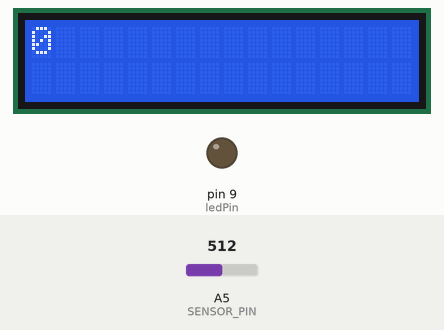
Bench run of a sketch on a simulated Arduino Uno, built for the host (arithmetic inside an expression is 32-bit, double 64-bit). Shown: 16×2 character LCD, output pins drawn as LEDs (lit = HIGH). Inputs (shaded band) come from the test bench; at power-on: A5 (SENSOR_PIN) = 512. What the sketch prints to the serial monitor is not drawn.

Above: at 0.8 s.
0.9 s: A5 (SENSOR_PIN) set to 0
2.4 s: A5 (SENSOR_PIN) set to 122
At 2.8 s:
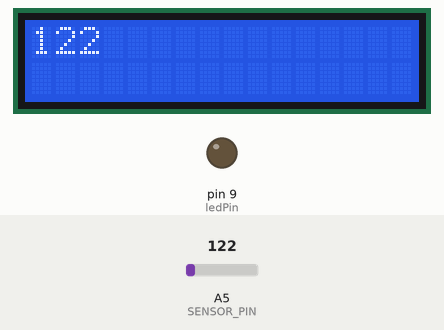
Timing chart, 0 to 3.6 s (numbered marks = the images above; inputs shaded):
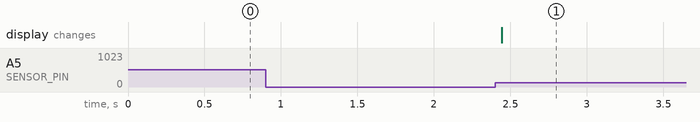

Measured:
- after the input at 2.4 s, the display: changes at once (image 1)

The sketch:

receiver_1600_display.ino
```cpp
#include <LiquidCrystal.h>

#define SENSOR_PIN A5

LiquidCrystal lcd(12, 11, 5, 4, 3, 2);

int ledPin = 9;
int sensor_read = 0;
int acc = 0;

const uint16_t t1_load = 0;
const uint16_t t1_comp = 1250;
//const uint16_t t1_comp = 5000;

void reset_timer1(){
  //Reset Timer1 Control Reg A
  TCCR1A = 0;
  TCCR1B = 0;
}

void setup_timer1(){

  // Set CTC mode (resets load after reaching comp goal)
  TCCR1B &= ~(1 << WGM13);
  TCCR1B |= (1 << WGM12);

  // Set to prescaler of 8
  TCCR1B &= ~(1 << CS12);
  TCCR1B |= (1 << CS11);
  TCCR1B &= ~(1 << CS10);

  // Reset Timer1 and set compare value
  TCNT1 = t1_load;
  OCR1A = t1_comp;

  // Enable Timer1 compare interrupt
  TIMSK1 = (1 << OCIE1A);
}

void setup() {
  // Enable global interrupts
  sei();
  reset_timer1();
  setup_timer1();
  lcd.begin(16, 2);
  pinMode(ledPin, OUTPUT);
  Serial.begin(500000);
}

void loop() {
  lcd.clear();
  lcd.setCursor(0,0);
  lcd.print(sensor_read);
  delay(100);
}

char* mystrcat( char* dest, char* src )
{
     while (*dest) dest++;
     while (*dest++ = *src++);
     return --dest;
}

#define INT2POINTER(a) ((char*)(intptr_t)(a))

ISR(TIMER1_COMPA_vect) {
  long int init = micros();
  //digitalWrite(ledPin, 1);
  char bigString[100];     /* I never know how much to allocate... */
  char *p = bigString;
  bigString[0] = '\0';
  sensor_read = analogRead(SENSOR_PIN);
  char sensor_str[5];
  sprintf(sensor_str, "%d", sensor_read);
  char *separator = ",";
  if (sensor_read) {
    p = mystrcat(p, sensor_str);
    p = mystrcat(p, separator);
    p = mystrcat(p, sensor_str);
    p = mystrcat(p, separator);
    p = mystrcat(p, sensor_str);
    p = mystrcat(p, separator);
    p = mystrcat(p, sensor_str);
    p = mystrcat(p, separator);
    char delay_str[100];
    sprintf(delay_str, "%ld", (micros()-init));
    p = mystrcat(p, delay_str);
    p = mystrcat(p, "\r\n");
    Serial.print(bigString);
  }
}
```
